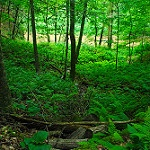
#> input picture data/TEST/Bosque/Bosque_20098.jpg, 150 x 150 px
$ python -i utils.py   (imports and definitions only)
#> lines starting #> are read from the running program, lines starting #| are printed output that depends on the picture
#> further down, picture is the input picture: shape (150, 150, 3); mean B, G, R 28.2, 99.2, 44
import cv2
import os
import pandas as pd
import numpy as np
from pathlib import Path
import streamlit as st

################### Métricas #####################

# Función: precision_at_k
## Descripción: Calcula la precisión en las primeras K imágenes recuperadas.
'''
Inputs:
    retrieved_classes (list): Lista de clases de las imágenes recuperadas.
    query_class_label (str): Clase de la imagen de consulta.
    k (int): Número de imágenes a considerar para la precisión.

Outputs:
    float: Precisión@K.
'''
def precision_at_k(retrieved_classes, query_class_label, k):
    relevant_at_k = sum(1 for c in retrieved_classes[:k] if c == query_class_label)
    return relevant_at_k / k

# Función: reciprocal_rank
## Descripción: Calcula el Reciprocal Rank (RR) de las imágenes recuperadas.
'''
Inputs:
    retrieved_classes (list): Lista de clases de las imágenes recuperadas.
    query_class_label (str): Clase de la imagen de consulta.

Outputs:
    float: Reciprocal Rank (RR).
'''
# [6 lines left out: function reciprocal_rank, not called in this run]

# Función: ndcg_at_k
## Descripción: Calcula el nDCG@K (Normalized Discounted Cumulative Gain) de las imágenes recuperadas.
'''
Inputs:
    retrieved_classes (list): Lista de clases de las imágenes recuperadas.
    query_class_label (str): Clase de la imagen de consulta.
    k (int): Número de imágenes a considerar para nDCG.
    total_relevant (int): Número total de imágenes relevantes en el dataset para la clase de consulta.

Outputs:
    float: nDCG@K.
'''
# [10 lines left out: function ndcg_at_k, not called in this run]

# Función: f1_score_calculator
## Descripción: Calcula el F1 Score a partir de la precisión y el recall.
'''
Inputs:
    precision (float): Precisión del modelo.
    recall (float): Recall del modelo.

Outputs:
    float: F1 Score.
'''
# [4 lines left out: function f1_score_calculator, not called in this run]

################# Procesamiento de Imágenes #######################

# Función: reducir_ruido_handcrafted
## Descripción: Aplica técnicas de reducción de ruido a una imagen para mejorar la extracción de características Handcrafted.
'''
Inputs:
    image (numpy.ndarray): Imagen en formato BGR o escala de grises.

Outputs:
    numpy.ndarray: Imagen denoised en formato BGR.
'''
def reducir_ruido_handcrafted(image):
    # Convertir la imagen a escala de grises (si no lo está ya)
    if len(image.shape) == 3:  # Si la imagen tiene 3 canales (BGR)
        image = cv2.cvtColor(image, cv2.COLOR_BGR2GRAY)
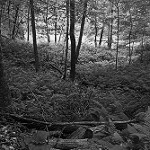
#> image: shape (150, 150); min 0, max 251, mean 74.6

    # Aplicar un filtro bilateral para preservar bordes
    denoised_image = cv2.bilateralFilter(image, d=9, sigmaColor=75, sigmaSpace=75)
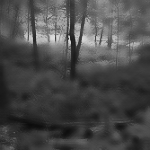
#> denoised_image: shape (150, 150); min 12, max 223, mean 74.3

    # Convertir la imagen a color (BGR) si está en escala de grises
    if len(denoised_image.shape) == 2:  # Si la imagen tiene un solo canal (grayscale)
        denoised_image = cv2.cvtColor(denoised_image, cv2.COLOR_GRAY2BGR)
#> denoised_image: shape (150, 150, 3)

    return denoised_image

################### Carga y Verificación de Datos #####################

# Función: load_csv
## Descripción: Carga un archivo CSV que contiene etiquetas e información de imágenes.
'''
Inputs:
    DB_PATH (str): Ruta al directorio donde se encuentra el archivo CSV.

Outputs:
    pandas.DataFrame: DataFrame con los datos cargados del CSV.
'''
# [6 lines left out: function load_csv, not called in this run]

# Función: verificar_imagenes
## Descripción: Verifica que todas las imágenes listadas en el DataFrame existan en la carpeta de imágenes.
'''
Inputs:
    df (pandas.DataFrame): DataFrame que contiene las etiquetas y nombres de las imágenes.
    imagenes_path (str): Ruta al directorio que contiene las imágenes.

Outputs:
    None. Muestra mensajes de advertencia o éxito en Streamlit.
'''
# [21 lines left out: function verificar_imagenes, not called in this run]

>>> import cv2
>>> picture = cv2.imread('../data/TEST/Bosque/Bosque_20098.jpg')
>>> result = reducir_ruido_handcrafted(picture)

$ run again, on data/TEST/Bosque/Bosque_20151.jpg
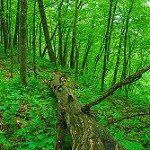
#> input picture data/TEST/Bosque/Bosque_20151.jpg, 150 x 150 px
#> picture is the input picture: shape (150, 150, 3); mean B, G, R 24.8, 125.2, 56.2
#> in reducir_ruido_handcrafted, `image = cv2.cvtColor(image, cv2.COLOR_BGR2GRAY)`:
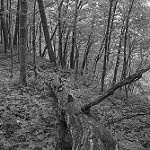
#> image: shape (150, 150); min 4, max 248, mean 93.1
#> in reducir_ruido_handcrafted, `denoised_image = cv2.bilateralFilter(image, d=9, sigmaColor=75, sigmaS..`:
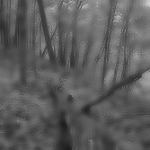
#> denoised_image: shape (150, 150); min 28, max 207, mean 92.9

$ run again, on data/TEST/Bosque/Bosque_20173.jpg
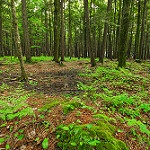
#> input picture data/TEST/Bosque/Bosque_20173.jpg, 150 x 150 px
#> picture is the input picture: shape (150, 150, 3); mean B, G, R 40.9, 105.2, 97.2
#> in reducir_ruido_handcrafted, `image = cv2.cvtColor(image, cv2.COLOR_BGR2GRAY)`:
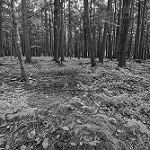
#> image: shape (150, 150); min 2, max 253, mean 95.5
#> in reducir_ruido_handcrafted, `denoised_image = cv2.bilateralFilter(image, d=9, sigmaColor=75, sigmaS..`:
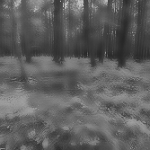
#> denoised_image: shape (150, 150); min 38, max 198, mean 95

$ run again, on data/TEST/Bosque/Bosque_20225.jpg
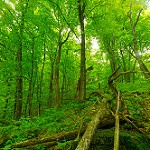
#> input picture data/TEST/Bosque/Bosque_20225.jpg, 150 x 150 px
#> picture is the input picture: shape (150, 150, 3); mean B, G, R 18.6, 122.4, 75.7
#> in reducir_ruido_handcrafted, `image = cv2.cvtColor(image, cv2.COLOR_BGR2GRAY)`:
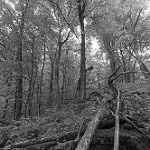
#> image: shape (150, 150); min 1, max 254, mean 96.6
#> in reducir_ruido_handcrafted, `denoised_image = cv2.bilateralFilter(image, d=9, sigmaColor=75, sigmaS..`:
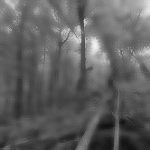
#> denoised_image: shape (150, 150); min 17, max 239, mean 96.2
